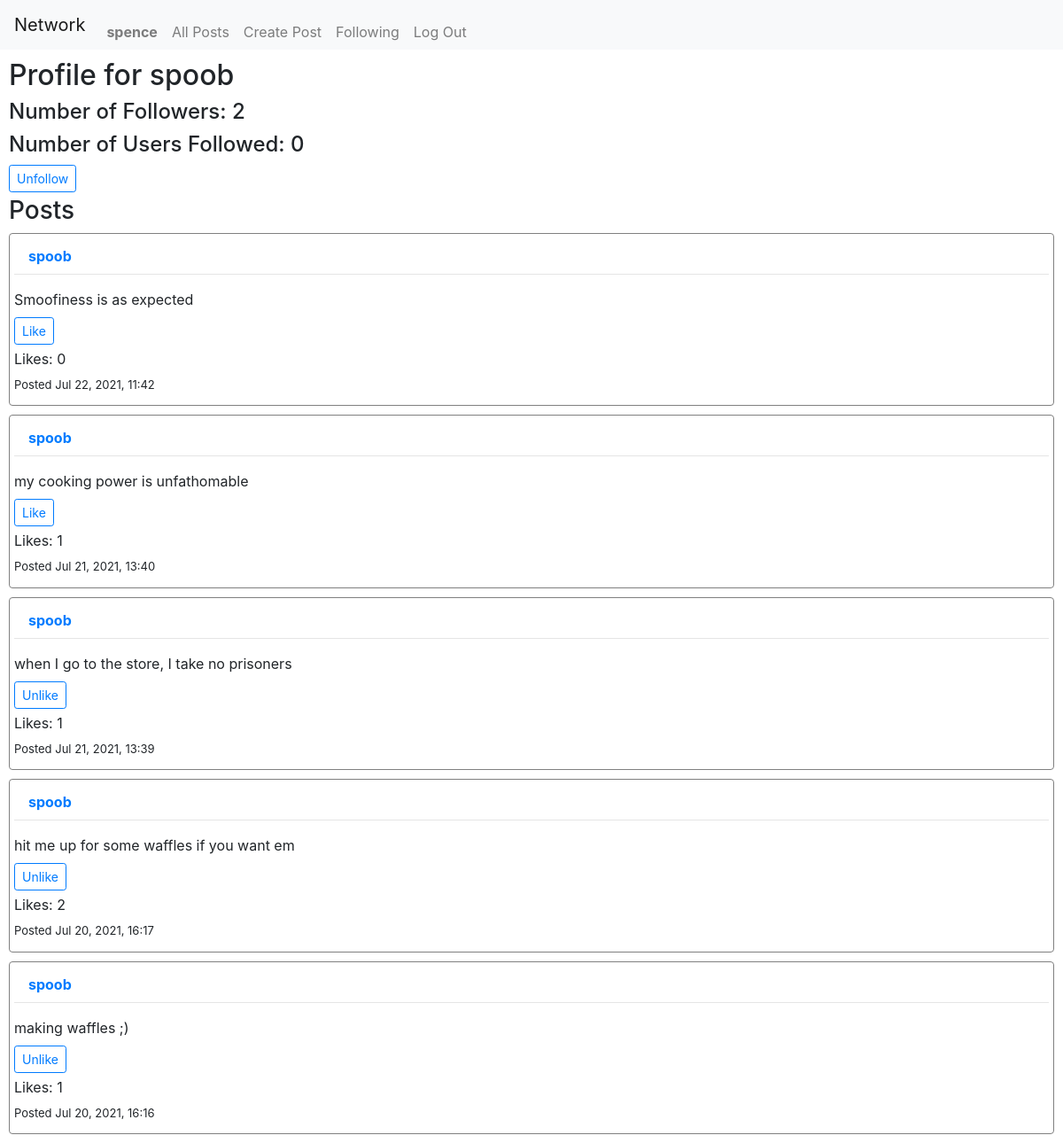
The app's page /profile/2 (signed in) with its own data.
### network/models.py (models this page shows)
class User(AbstractUser):
    pass

class Post(models.Model):
    user = models.ForeignKey(
        "User", on_delete=models.CASCADE, related_name="posts_made")
    content = models.TextField(blank=True, null=True)
    post_timestamp = models.DateTimeField(auto_now_add=True)
    edit_timestamp = models.DateTimeField(blank=True, null=True)
    likes = models.IntegerField(default=0, null=True, blank=True)

### network/views.py (the view)
# urls.py: path("profile/<int:id>", views.profile_view, name="profile"),
def profile_view(request, id):
    total_posts = Post.objects.filter(user=id)
    pagenum = 1
    num_of_followers = len(Follow.objects.filter(followed=id))  # get users who have me listed as someone they follow
    ppl_followed = len(Follow.objects.filter(follower=id))  # get users for whom I am listed as a follower
    viewed_user = User.objects.get(pk=id)
    try_follow = Follow.objects.filter(followed=viewed_user.id, follower=request.user.id)
    if try_follow.exists():
        following = True
    else:
        following = False
    if request.user.is_authenticated:
        likes = Like.objects.filter(user=request.user)
        likes = [like.post.id for like in likes]
    else:
        likes = ""
    if request.method == "POST":
        pagenum = int(request.POST["pagenum"])
        num = (pagenum - 1) * 10
        posts = Post.objects.filter(user=id).order_by("-post_timestamp")[num:pagenum*10]
    else:
        posts = Post.objects.filter(user=id).order_by("-post_timestamp")[:10]
    context = {
        "posts": posts,
        "followers": num_of_followers,
        "followed": ppl_followed,
        "viewed_user": viewed_user,
        "total_posts": len(total_posts),
        "pagenum": pagenum,
        "page_posts": len(posts),
        "likes": likes,
        "following": following
    }
    return render(request, "network/profile.html", context)

### network/templates/network/profile.html (shortened to what this page needs)
{% extends "network/layout.html" %}
{% block body %}
<h2>Profile for {{ viewed_user }}</h2>
<h4>Number of Followers: {{ followers }}</h4>
<h4>Number of Users Followed: {{ followed }}</h4>
{% if user.is_authenticated %}
    {% if user.id != viewed_user.id %}
        {% if following == True %}
            <form id="form-follow" action="{% url 'follow' viewed_user.id %}" method="POST">
                <button type="button" class="btn btn-sm btn-outline-primary" id="follow-btn">Unfollow</button>
            </form>
        {% else %}
            <form id="form-follow" action="{% url 'follow' viewed_user.id %}" method="POST">
                {% csrf_token %}
                <input type="text" name="info" value="{{ viewed_user.id }}" hidden>
                <button type="button" class="btn btn-sm btn-outline-primary" id="follow-btn">Follow</button>
            </form>
        {% endif %}
    {% endif %}
{% endif %}
{% endblock %}
{% block posts %}
<h3>Posts</h3>
{% include "network/display_posts.html" %}
{% endblock %}

### network/templates/network/layout.html (shortened to what this page needs)
{% load static %}
<!DOCTYPE html>
<html lang="en">
<head>
    <link rel="stylesheet" href="https://stackpath.bootstrapcdn.com/bootstrap/4.4.1/css/bootstrap.min.css"
>
    <link href="{% static 'network/styles.css' %}" rel="stylesheet">
</head>
<body>
    <nav class="navbar navbar-expand-lg navbar-light bg-light">
        <a class="navbar-brand" href="">Network</a>
        <div>
            <ul class="navbar-nav mr-auto">
                {% if user.is_authenticated %}
                <li class="nav-item">
                    <a class="nav-link" href="{% url 'profile' user.id %}"><strong>{{ user.username }}</strong></a>
                </li>
                {% endif %}
                <li class="nav-item">
                    <a class="nav-link" href="{% url 'index' %}">All Posts</a>
                </li>
                {% if user.is_authenticated %}
                <li class="nav-item">
                    <a class="nav-link" href="{% url 'new' %}">Create Post</a>
                </li>
                <li class="nav-item">
                    <a class="nav-link" href="{% url 'following' %}">Following</a>
                </li>
                <li class="nav-item">
                    <a class="nav-link" href="{% url 'logout' %}">Log Out</a>
                </li>
                {% endif %}
            </ul>
        </div>
    </nav>
    <div class="body">
        {% block body %}
        {% endblock %}
    </div>
    <div class="page-posts">
        {% block posts %}
        {% endblock %}
    </div>
</body>
</html>

### network/templates/network/display_posts.html (shortened to what this page needs)
{% for post in posts %}
    <div class="post" id="{{ post.id }}">
        <a class="nav-link" href="{% url 'profile' post.user.id %}"><p><strong>{{ post.user }}</strong></p></a>
        <hr>
        <p class="content" id="post-edit-{{ post.id }}">{{ post.content }}</p>
        {% if user.is_authenticated %}
        <form class="like-form" id="form-like-{{ post.id }}" action="{% url 'like' post.id %}" method="POST">
            {% if post.id in likes %}
                <button class="like btn btn-sm btn-outline-primary" type="button" id="like-{{ post.id }}">Unlike</button>
            {% else %}
                <button class="like btn btn-sm btn-outline-primary" type="button" id="like-{{ post.id }}">Like</button>
            {% endif %}
        </form>
        {% endif %}
        <div class="likes-div">
            <label for="likes-like-{{ post.id }}" class="likes">Likes: </label>
            <p id="likes-like-{{ post.id }}" class="likes">{{ post.likes }}</p>
        </div>
        <div class="timestamp-div" id="timestamp-div-{{ post.id }}">
            <p class="datetime">Posted {{ post.post_timestamp|date:"M d, Y, G:i" }}</p>
        </div>
    </div>
{% endfor %}

### network/static/network/styles.css (style rules this page uses)
.body, .page-posts, .next-pages { margin-right: 10px; margin-left: 10px; }
h2 { margin-top: 10px; }
.post { border: solid 1px grey; border-radius: 4px; padding: 5px; margin-bottom: 10px; }
.nav-link { height: 1.5rem; }
.post p { margin-bottom: 0.5rem; }
.btn { margin-bottom: 4px; }
.likes { display: inline-block; }
.datetime { font-size: small; }

### records on screen
User: username "spence"
User: username "spoob"
Post: user "spoob", content "Smoofiness is as expected", likes "0", post_timestamp "Jul 22, 2021, 11:42"
Post: user "spoob", content "my cooking power is unfathomable", likes "1", post_timestamp "Jul 21, 2021, 13:40"
Post: user "spoob", content "when I go to the store, I take no prisoners", likes "1", post_timestamp "Jul 21, 2021, 13:39"
Post: user "spoob", content "hit me up for some waffles if you want em", likes "2", post_timestamp "Jul 20, 2021, 16:17"
Post: user "spoob", content "making waffles ;)", likes "1", post_timestamp "Jul 20, 2021, 16:16"

### other values on screen
{{ followers }} "2"
{{ followed }} "0"
